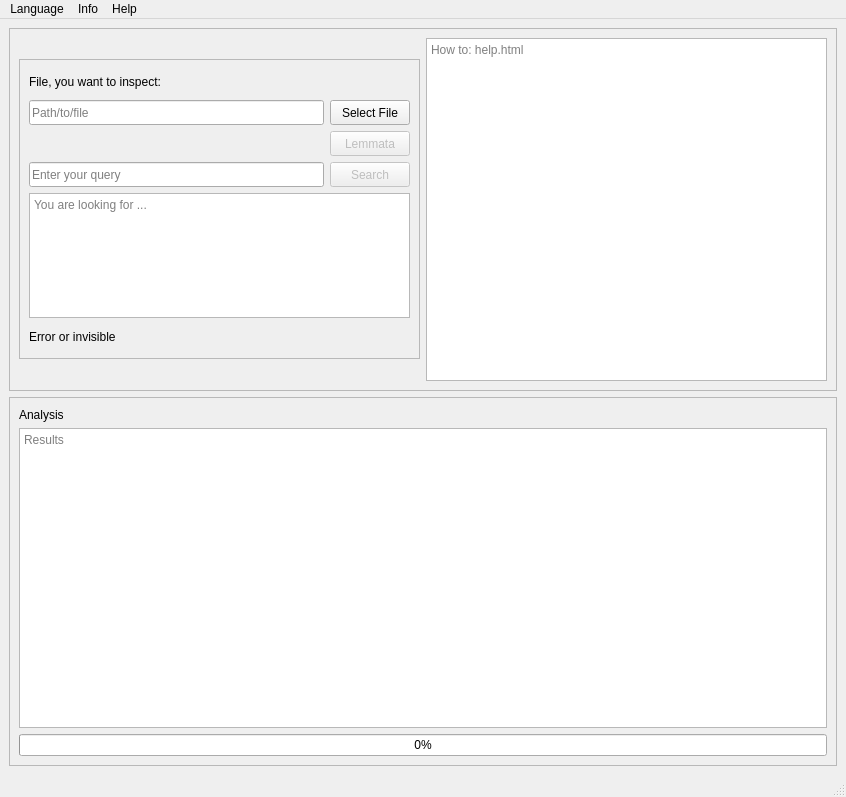
<?xml version="1.0" encoding="UTF-8"?>
<ui version="4.0">
 <class>MainWindow</class>
 <widget class="QMainWindow" name="MainWindow">
  <property name="geometry">
   <rect>
    <x>0</x>
    <y>0</y>
    <width>846</width>
    <height>797</height>
   </rect>
  </property>
  <property name="windowTitle">
   <string>Ingenzura Ikirundi</string>
  </property>
  <property name="locale">
   <locale language="English" country="UnitedKingdom"/>
  </property>
  <property name="unifiedTitleAndToolBarOnMac">
   <bool>false</bool>
  </property>
  <widget class="QWidget" name="centralwidget">
   <layout class="QGridLayout" name="gridLayout_4">
    <item row="0" column="0">
     <widget class="QFrame" name="frame_3">
      <property name="minimumSize">
       <size>
        <width>100</width>
        <height>0</height>
       </size>
      </property>
      <property name="locale">
       <locale language="English" country="UnitedKingdom"/>
      </property>
      <property name="frameShape">
       <enum>QFrame::StyledPanel</enum>
      </property>
      <property name="frameShadow">
       <enum>QFrame::Raised</enum>
      </property>
      <layout class="QGridLayout" name="gridLayout_2">
       <item row="0" column="0">
        <widget class="QFrame" name="frame_2">
         <property name="minimumSize">
          <size>
           <width>400</width>
           <height>100</height>
          </size>
         </property>
         <property name="maximumSize">
          <size>
           <width>600</width>
           <height>300</height>
          </size>
         </property>
         <property name="locale">
          <locale language="English" country="UnitedKingdom"/>
         </property>
         <property name="frameShape">
          <enum>QFrame::StyledPanel</enum>
         </property>
         <property name="frameShadow">
          <enum>QFrame::Raised</enum>
         </property>
         <layout class="QGridLayout" name="gridLayout">
          <item row="3" column="1">
           <widget class="QPushButton" name="btn_search">
            <property name="enabled">
             <bool>false</bool>
            </property>
            <property name="minimumSize">
             <size>
              <width>0</width>
              <height>25</height>
             </size>
            </property>
            <property name="text">
             <string>Search</string>
            </property>
           </widget>
          </item>
          <item row="1" column="1">
           <widget class="QPushButton" name="btn_set_filename">
            <property name="minimumSize">
             <size>
              <width>0</width>
              <height>25</height>
             </size>
            </property>
            <property name="locale">
             <locale language="English" country="UnitedKingdom"/>
            </property>
            <property name="text">
             <string>Select File</string>
            </property>
           </widget>
          </item>
          <item row="3" column="0">
           <widget class="QLineEdit" name="input_query">
            <property name="minimumSize">
             <size>
              <width>0</width>
              <height>25</height>
             </size>
            </property>
            <property name="locale">
             <locale language="English" country="UnitedKingdom"/>
            </property>
            <property name="text">
             <string/>
            </property>
            <property name="placeholderText">
             <string>Enter your query</string>
            </property>
           </widget>
          </item>
          <item row="1" column="0">
           <widget class="QLineEdit" name="input_filename">
            <property name="minimumSize">
             <size>
              <width>0</width>
              <height>25</height>
             </size>
            </property>
            <property name="locale">
             <locale language="English" country="UnitedKingdom"/>
            </property>
            <property name="placeholderText">
             <string>Path/to/file</string>
            </property>
           </widget>
          </item>
          <item row="2" column="1">
           <widget class="QPushButton" name="btn_lemmata">
            <property name="enabled">
             <bool>false</bool>
            </property>
            <property name="minimumSize">
             <size>
              <width>0</width>
              <height>25</height>
             </size>
            </property>
            <property name="text">
             <string>Lemmata</string>
            </property>
           </widget>
          </item>
          <item row="5" column="0" colspan="2">
           <widget class="QLabel" name="hint_for_inputs">
            <property name="enabled">
             <bool>true</bool>
            </property>
            <property name="minimumSize">
             <size>
              <width>0</width>
              <height>15</height>
             </size>
            </property>
            <property name="locale">
             <locale language="English" country="Malaysia"/>
            </property>
            <property name="text">
             <string>Error or invisible</string>
            </property>
            <property name="wordWrap">
             <bool>true</bool>
            </property>
           </widget>
          </item>
          <item row="4" column="0" colspan="2">
           <widget class="QTextEdit" name="confirm_search">
            <property name="enabled">
             <bool>true</bool>
            </property>
            <property name="minimumSize">
             <size>
              <width>0</width>
              <height>25</height>
             </size>
            </property>
            <property name="maximumSize">
             <size>
              <width>16777215</width>
              <height>125</height>
             </size>
            </property>
            <property name="readOnly">
             <bool>true</bool>
            </property>
            <property name="markdown">
             <string/>
            </property>
            <property name="html">
             <string>&lt;!DOCTYPE HTML PUBLIC &quot;-//W3C//DTD HTML 4.0//EN&quot; &quot;http://www.w3.org/TR/REC-html40/strict.dtd&quot;&gt;
&lt;html&gt;&lt;head&gt;&lt;meta name=&quot;qrichtext&quot; content=&quot;1&quot; /&gt;&lt;style type=&quot;text/css&quot;&gt;
p, li { white-space: pre-wrap; }
&lt;/style&gt;&lt;/head&gt;&lt;body style=&quot; font-family:'.AppleSystemUIFont'; font-size:13pt; font-weight:400; font-style:normal;&quot;&gt;
&lt;p style=&quot;-qt-paragraph-type:empty; margin-top:0px; margin-bottom:0px; margin-left:0px; margin-right:0px; -qt-block-indent:0; text-indent:0px;&quot;&gt;&lt;br /&gt;&lt;/p&gt;&lt;/body&gt;&lt;/html&gt;</string>
            </property>
            <property name="placeholderText">
             <string>You are looking for ...</string>
            </property>
           </widget>
          </item>
          <item row="0" column="0">
           <widget class="QLabel" name="welcome_label">
            <property name="minimumSize">
             <size>
              <width>0</width>
              <height>15</height>
             </size>
            </property>
            <property name="text">
             <string>File, you want to inspect:</string>
            </property>
           </widget>
          </item>
         </layout>
        </widget>
       </item>
       <item row="0" column="1">
        <widget class="QTextBrowser" name="help_textBrowser">
         <property name="placeholderText">
          <string>How to: help.html</string>
         </property>
        </widget>
       </item>
      </layout>
     </widget>
    </item>
    <item row="1" column="0">
     <widget class="QFrame" name="frame">
      <property name="frameShape">
       <enum>QFrame::StyledPanel</enum>
      </property>
      <property name="frameShadow">
       <enum>QFrame::Raised</enum>
      </property>
      <layout class="QGridLayout" name="gridLayout_3">
       <item row="0" column="0">
        <widget class="QLabel" name="label_analyse">
         <property name="minimumSize">
          <size>
           <width>0</width>
           <height>15</height>
          </size>
         </property>
         <property name="locale">
          <locale language="German" country="Germany"/>
         </property>
         <property name="text">
          <string>Analysis</string>
         </property>
        </widget>
       </item>
       <item row="1" column="0">
        <widget class="QTextEdit" name="results">
         <property name="minimumSize">
          <size>
           <width>480</width>
           <height>300</height>
          </size>
         </property>
         <property name="readOnly">
          <bool>true</bool>
         </property>
         <property name="markdown">
          <string/>
         </property>
         <property name="html">
          <string>&lt;!DOCTYPE HTML PUBLIC &quot;-//W3C//DTD HTML 4.0//EN&quot; &quot;http://www.w3.org/TR/REC-html40/strict.dtd&quot;&gt;
&lt;html&gt;&lt;head&gt;&lt;meta name=&quot;qrichtext&quot; content=&quot;1&quot; /&gt;&lt;style type=&quot;text/css&quot;&gt;
p, li { white-space: pre-wrap; }
&lt;/style&gt;&lt;/head&gt;&lt;body style=&quot; font-family:'.AppleSystemUIFont'; font-size:13pt; font-weight:400; font-style:normal;&quot;&gt;
&lt;p style=&quot;-qt-paragraph-type:empty; margin-top:0px; margin-bottom:0px; margin-left:0px; margin-right:0px; -qt-block-indent:0; text-indent:0px;&quot;&gt;&lt;br /&gt;&lt;/p&gt;&lt;/body&gt;&lt;/html&gt;</string>
         </property>
         <property name="placeholderText">
          <string>Results</string>
         </property>
        </widget>
       </item>
       <item row="2" column="0">
        <widget class="QProgressBar" name="progressBar">
         <property name="locale">
          <locale language="German" country="Germany"/>
         </property>
         <property name="value">
          <number>0</number>
         </property>
        </widget>
       </item>
      </layout>
     </widget>
    </item>
   </layout>
  </widget>
  <widget class="QMenuBar" name="menubar">
   <property name="geometry">
    <rect>
     <x>0</x>
     <y>0</y>
     <width>846</width>
     <height>37</height>
    </rect>
   </property>
   <property name="nativeMenuBar">
    <bool>false</bool>
   </property>
   <widget class="QMenu" name="menuLanguage">
    <property name="title">
     <string>Language</string>
    </property>
    <addaction name="actionikirundi"/>
    <addaction name="actionfran_ais"/>
    <addaction name="actionenglish"/>
    <addaction name="actiondeutsch"/>
   </widget>
   <widget class="QMenu" name="menuInfo">
    <property name="title">
     <string>Info</string>
    </property>
    <addaction name="actionabout"/>
   </widget>
   <widget class="QMenu" name="menuHilfe">
    <property name="title">
     <string>Help</string>
    </property>
    <addaction name="actionHow_to_lemmatize"/>
    <addaction name="actionHow_to_search"/>
    <addaction name="actionHow_to_contribute"/>
   </widget>
   <addaction name="menuLanguage"/>
   <addaction name="menuInfo"/>
   <addaction name="menuHilfe"/>
  </widget>
  <widget class="QStatusBar" name="statusbar"/>
  <action name="actionabout">
   <property name="text">
    <string>About</string>
   </property>
  </action>
  <action name="actionikirundi">
   <property name="text">
    <string notr="true">ikirundi</string>
   </property>
  </action>
  <action name="actionfran_ais">
   <property name="text">
    <string notr="true">français</string>
   </property>
  </action>
  <action name="actionenglish">
   <property name="text">
    <string notr="true">english</string>
   </property>
  </action>
  <action name="actiondeutsch">
   <property name="text">
    <string notr="true">deutsch</string>
   </property>
  </action>
  <action name="actionHow_to_lemmatize">
   <property name="text">
    <string>How to lemmatize</string>
   </property>
   <property name="iconText">
    <string>How to</string>
   </property>
   <property name="toolTip">
    <string>How to</string>
   </property>
  </action>
  <action name="actionHow_to_search">
   <property name="text">
    <string>How to search</string>
   </property>
  </action>
  <action name="actionHow_to_contribute">
   <property name="text">
    <string>How to contribute</string>
   </property>
  </action>
 </widget>
 <resources>
  <include location="../learn QtDesigner/first_test.qrc"/>
 </resources>
 <connections/>
</ui>
